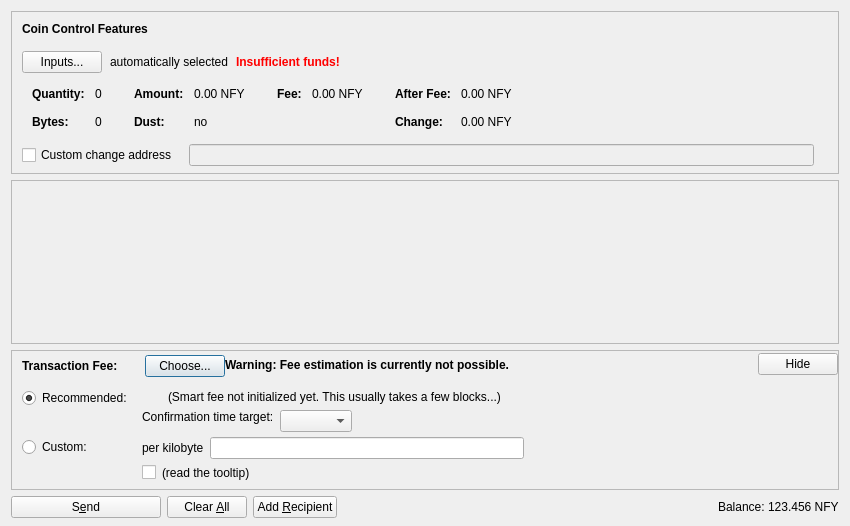
<?xml version="1.0" encoding="UTF-8"?>
<ui version="4.0">
 <class>SendCoinsDialog</class>
 <widget class="QDialog" name="SendCoinsDialog">
  <property name="geometry">
   <rect>
    <x>0</x>
    <y>0</y>
    <width>850</width>
    <height>526</height>
   </rect>
  </property>
  <property name="windowTitle">
   <string>Send Coins</string>
  </property>
  <layout class="QVBoxLayout" name="verticalLayout" stretch="0,1,0,0">
   <property name="bottomMargin">
    <number>8</number>
   </property>
   <item>
    <widget class="QFrame" name="frameCoinControl">
     <property name="sizePolicy">
      <sizepolicy hsizetype="Expanding" vsizetype="Expanding">
       <horstretch>0</horstretch>
       <verstretch>0</verstretch>
      </sizepolicy>
     </property>
     <property name="maximumSize">
      <size>
       <width>16777215</width>
       <height>16777215</height>
      </size>
     </property>
     <property name="frameShape">
      <enum>QFrame::StyledPanel</enum>
     </property>
     <property name="frameShadow">
      <enum>QFrame::Sunken</enum>
     </property>
     <layout class="QVBoxLayout" name="verticalLayoutCoinControl2">
      <property name="spacing">
       <number>0</number>
      </property>
      <property name="leftMargin">
       <number>0</number>
      </property>
      <property name="topMargin">
       <number>0</number>
      </property>
      <property name="rightMargin">
       <number>0</number>
      </property>
      <property name="bottomMargin">
       <number>6</number>
      </property>
      <item>
       <layout class="QVBoxLayout" name="verticalLayoutCoinControl" stretch="0,0,0,0,1">
        <property name="spacing">
         <number>0</number>
        </property>
        <property name="leftMargin">
         <number>10</number>
        </property>
        <property name="topMargin">
         <number>10</number>
        </property>
        <item>
         <layout class="QHBoxLayout" name="horizontalLayoutCoinControl1">
          <property name="bottomMargin">
           <number>15</number>
          </property>
          <item>
           <widget class="QLabel" name="labelCoinControlFeatures">
            <property name="sizePolicy">
             <sizepolicy hsizetype="Preferred" vsizetype="Maximum">
              <horstretch>0</horstretch>
              <verstretch>0</verstretch>
             </sizepolicy>
            </property>
            <property name="font">
             <font>
              <weight>75</weight>
              <bold>true</bold>
             </font>
            </property>
            <property name="styleSheet">
             <string notr="true">font-weight:bold;</string>
            </property>
            <property name="text">
             <string>Coin Control Features</string>
            </property>
           </widget>
          </item>
         </layout>
        </item>
        <item>
         <layout class="QHBoxLayout" name="horizontalLayoutCoinControl2" stretch="0,0,0,0">
          <property name="spacing">
           <number>8</number>
          </property>
          <property name="bottomMargin">
           <number>10</number>
          </property>
          <item>
           <widget class="QPushButton" name="pushButtonCoinControl">
            <property name="styleSheet">
             <string notr="true"/>
            </property>
            <property name="text">
             <string>Inputs...</string>
            </property>
            <property name="autoDefault">
             <bool>false</bool>
            </property>
           </widget>
          </item>
          <item>
           <widget class="QLabel" name="labelCoinControlAutomaticallySelected">
            <property name="text">
             <string>automatically selected</string>
            </property>
            <property name="margin">
             <number>5</number>
            </property>
           </widget>
          </item>
          <item>
           <widget class="QLabel" name="labelCoinControlInsuffFunds">
            <property name="font">
             <font>
              <weight>75</weight>
              <bold>true</bold>
             </font>
            </property>
            <property name="styleSheet">
             <string notr="true">color:red;font-weight:bold;</string>
            </property>
            <property name="text">
             <string>Insufficient funds!</string>
            </property>
            <property name="margin">
             <number>5</number>
            </property>
           </widget>
          </item>
          <item>
           <spacer name="horizontalSpacerCoinControl">
            <property name="orientation">
             <enum>Qt::Horizontal</enum>
            </property>
            <property name="sizeHint" stdset="0">
             <size>
              <width>40</width>
              <height>1</height>
             </size>
            </property>
           </spacer>
          </item>
         </layout>
        </item>
        <item>
         <widget class="QWidget" name="widgetCoinControl" native="true">
          <property name="sizePolicy">
           <sizepolicy hsizetype="Preferred" vsizetype="Preferred">
            <horstretch>0</horstretch>
            <verstretch>0</verstretch>
           </sizepolicy>
          </property>
          <property name="minimumSize">
           <size>
            <width>0</width>
            <height>0</height>
           </size>
          </property>
          <property name="styleSheet">
           <string notr="true"/>
          </property>
          <layout class="QHBoxLayout" name="horizontalLayoutCoinControl5">
           <property name="leftMargin">
            <number>0</number>
           </property>
           <property name="topMargin">
            <number>0</number>
           </property>
           <property name="rightMargin">
            <number>0</number>
           </property>
           <property name="bottomMargin">
            <number>0</number>
           </property>
           <item>
            <layout class="QHBoxLayout" name="horizontalLayoutCoinControl3" stretch="0,0,0,1">
             <property name="spacing">
              <number>20</number>
             </property>
             <property name="topMargin">
              <number>0</number>
             </property>
             <property name="bottomMargin">
              <number>10</number>
             </property>
             <item>
              <layout class="QFormLayout" name="formLayoutCoinControl1">
               <property name="horizontalSpacing">
                <number>10</number>
               </property>
               <property name="verticalSpacing">
                <number>14</number>
               </property>
               <property name="leftMargin">
                <number>10</number>
               </property>
               <property name="topMargin">
                <number>4</number>
               </property>
               <property name="rightMargin">
                <number>6</number>
               </property>
               <item row="0" column="0">
                <widget class="QLabel" name="labelCoinControlQuantityText">
                 <property name="font">
                  <font>
                   <weight>75</weight>
                   <bold>true</bold>
                  </font>
                 </property>
                 <property name="text">
                  <string>Quantity:</string>
                 </property>
                 <property name="margin">
                  <number>0</number>
                 </property>
                </widget>
               </item>
               <item row="0" column="1">
                <widget class="QLabel" name="labelCoinControlQuantity">
                 <property name="cursor">
                  <cursorShape>IBeamCursor</cursorShape>
                 </property>
                 <property name="contextMenuPolicy">
                  <enum>Qt::ActionsContextMenu</enum>
                 </property>
                 <property name="text">
                  <string notr="true">0</string>
                 </property>
                 <property name="margin">
                  <number>0</number>
                 </property>
                 <property name="textInteractionFlags">
                  <set>Qt::LinksAccessibleByMouse|Qt::TextSelectableByKeyboard|Qt::TextSelectableByMouse</set>
                 </property>
                </widget>
               </item>
               <item row="1" column="0">
                <widget class="QLabel" name="labelCoinControlBytesText">
                 <property name="font">
                  <font>
                   <weight>75</weight>
                   <bold>true</bold>
                  </font>
                 </property>
                 <property name="text">
                  <string>Bytes:</string>
                 </property>
                </widget>
               </item>
               <item row="1" column="1">
                <widget class="QLabel" name="labelCoinControlBytes">
                 <property name="cursor">
                  <cursorShape>IBeamCursor</cursorShape>
                 </property>
                 <property name="contextMenuPolicy">
                  <enum>Qt::ActionsContextMenu</enum>
                 </property>
                 <property name="text">
                  <string notr="true">0</string>
                 </property>
                 <property name="textInteractionFlags">
                  <set>Qt::LinksAccessibleByMouse|Qt::TextSelectableByKeyboard|Qt::TextSelectableByMouse</set>
                 </property>
                </widget>
               </item>
              </layout>
             </item>
             <item>
              <layout class="QFormLayout" name="formLayoutCoinControl2">
               <property name="horizontalSpacing">
                <number>10</number>
               </property>
               <property name="verticalSpacing">
                <number>14</number>
               </property>
               <property name="leftMargin">
                <number>6</number>
               </property>
               <property name="topMargin">
                <number>4</number>
               </property>
               <property name="rightMargin">
                <number>6</number>
               </property>
               <item row="0" column="0">
                <widget class="QLabel" name="labelCoinControlAmountText">
                 <property name="font">
                  <font>
                   <weight>75</weight>
                   <bold>true</bold>
                  </font>
                 </property>
                 <property name="text">
                  <string>Amount:</string>
                 </property>
                 <property name="margin">
                  <number>0</number>
                 </property>
                </widget>
               </item>
               <item row="0" column="1">
                <widget class="QLabel" name="labelCoinControlAmount">
                 <property name="cursor">
                  <cursorShape>IBeamCursor</cursorShape>
                 </property>
                 <property name="contextMenuPolicy">
                  <enum>Qt::ActionsContextMenu</enum>
                 </property>
                 <property name="text">
                  <string notr="true">0.00 NFY</string>
                 </property>
                 <property name="textInteractionFlags">
                  <set>Qt::LinksAccessibleByMouse|Qt::TextSelectableByKeyboard|Qt::TextSelectableByMouse</set>
                 </property>
                </widget>
               </item>
               <item row="1" column="0">
                <widget class="QLabel" name="labelCoinControlLowOutputText">
                 <property name="font">
                  <font>
                   <weight>75</weight>
                   <bold>true</bold>
                  </font>
                 </property>
                 <property name="text">
                  <string>Dust:</string>
                 </property>
                </widget>
               </item>
               <item row="1" column="1">
                <widget class="QLabel" name="labelCoinControlLowOutput">
                 <property name="cursor">
                  <cursorShape>IBeamCursor</cursorShape>
                 </property>
                 <property name="contextMenuPolicy">
                  <enum>Qt::ActionsContextMenu</enum>
                 </property>
                 <property name="text">
                  <string notr="true">no</string>
                 </property>
                 <property name="textInteractionFlags">
                  <set>Qt::LinksAccessibleByMouse|Qt::TextSelectableByKeyboard|Qt::TextSelectableByMouse</set>
                 </property>
                </widget>
               </item>
              </layout>
             </item>
             <item>
              <layout class="QFormLayout" name="formLayoutCoinControl3">
               <property name="horizontalSpacing">
                <number>10</number>
               </property>
               <property name="verticalSpacing">
                <number>14</number>
               </property>
               <property name="leftMargin">
                <number>6</number>
               </property>
               <property name="topMargin">
                <number>4</number>
               </property>
               <property name="rightMargin">
                <number>6</number>
               </property>
               <item row="0" column="0">
                <widget class="QLabel" name="labelCoinControlFeeText">
                 <property name="font">
                  <font>
                   <weight>75</weight>
                   <bold>true</bold>
                  </font>
                 </property>
                 <property name="text">
                  <string>Fee:</string>
                 </property>
                 <property name="margin">
                  <number>0</number>
                 </property>
                </widget>
               </item>
               <item row="0" column="1">
                <widget class="QLabel" name="labelCoinControlFee">
                 <property name="cursor">
                  <cursorShape>IBeamCursor</cursorShape>
                 </property>
                 <property name="contextMenuPolicy">
                  <enum>Qt::ActionsContextMenu</enum>
                 </property>
                 <property name="text">
                  <string notr="true">0.00 NFY</string>
                 </property>
                 <property name="textInteractionFlags">
                  <set>Qt::LinksAccessibleByMouse|Qt::TextSelectableByKeyboard|Qt::TextSelectableByMouse</set>
                 </property>
                </widget>
               </item>
              </layout>
             </item>
             <item>
              <layout class="QFormLayout" name="formLayoutCoinControl4">
               <property name="horizontalSpacing">
                <number>10</number>
               </property>
               <property name="verticalSpacing">
                <number>14</number>
               </property>
               <property name="leftMargin">
                <number>6</number>
               </property>
               <property name="topMargin">
                <number>4</number>
               </property>
               <property name="rightMargin">
                <number>6</number>
               </property>
               <item row="0" column="0">
                <widget class="QLabel" name="labelCoinControlAfterFeeText">
                 <property name="font">
                  <font>
                   <weight>75</weight>
                   <bold>true</bold>
                  </font>
                 </property>
                 <property name="text">
                  <string>After Fee:</string>
                 </property>
                 <property name="margin">
                  <number>0</number>
                 </property>
                </widget>
               </item>
               <item row="0" column="1">
                <widget class="QLabel" name="labelCoinControlAfterFee">
                 <property name="cursor">
                  <cursorShape>IBeamCursor</cursorShape>
                 </property>
                 <property name="contextMenuPolicy">
                  <enum>Qt::ActionsContextMenu</enum>
                 </property>
                 <property name="text">
                  <string notr="true">0.00 NFY</string>
                 </property>
                 <property name="textInteractionFlags">
                  <set>Qt::LinksAccessibleByMouse|Qt::TextSelectableByKeyboard|Qt::TextSelectableByMouse</set>
                 </property>
                </widget>
               </item>
               <item row="1" column="0">
                <widget class="QLabel" name="labelCoinControlChangeText">
                 <property name="font">
                  <font>
                   <weight>75</weight>
                   <bold>true</bold>
                  </font>
                 </property>
                 <property name="text">
                  <string>Change:</string>
                 </property>
                </widget>
               </item>
               <item row="1" column="1">
                <widget class="QLabel" name="labelCoinControlChange">
                 <property name="cursor">
                  <cursorShape>IBeamCursor</cursorShape>
                 </property>
                 <property name="contextMenuPolicy">
                  <enum>Qt::ActionsContextMenu</enum>
                 </property>
                 <property name="text">
                  <string notr="true">0.00 NFY</string>
                 </property>
                 <property name="textInteractionFlags">
                  <set>Qt::LinksAccessibleByMouse|Qt::TextSelectableByKeyboard|Qt::TextSelectableByMouse</set>
                 </property>
                </widget>
               </item>
              </layout>
             </item>
            </layout>
           </item>
          </layout>
         </widget>
        </item>
        <item>
         <layout class="QHBoxLayout" name="horizontalLayoutCoinControl4" stretch="0,0,0">
          <property name="spacing">
           <number>12</number>
          </property>
          <property name="sizeConstraint">
           <enum>QLayout::SetDefaultConstraint</enum>
          </property>
          <property name="topMargin">
           <number>5</number>
          </property>
          <property name="rightMargin">
           <number>5</number>
          </property>
          <item>
           <widget class="QCheckBox" name="checkBoxCoinControlChange">
            <property name="toolTip">
             <string>If this is activated, but the change address is empty or invalid, change will be sent to a newly generated address.</string>
            </property>
            <property name="text">
             <string>Custom change address</string>
            </property>
           </widget>
          </item>
          <item>
           <widget class="QValidatedLineEdit" name="lineEditCoinControlChange">
            <property name="enabled">
             <bool>false</bool>
            </property>
            <property name="sizePolicy">
             <sizepolicy hsizetype="Expanding" vsizetype="Fixed">
              <horstretch>0</horstretch>
              <verstretch>0</verstretch>
             </sizepolicy>
            </property>
           </widget>
          </item>
          <item>
           <widget class="QLabel" name="labelCoinControlChangeLabel">
            <property name="sizePolicy">
             <sizepolicy hsizetype="Preferred" vsizetype="Expanding">
              <horstretch>0</horstretch>
              <verstretch>0</verstretch>
             </sizepolicy>
            </property>
            <property name="minimumSize">
             <size>
              <width>0</width>
              <height>0</height>
             </size>
            </property>
            <property name="text">
             <string/>
            </property>
            <property name="margin">
             <number>3</number>
            </property>
           </widget>
          </item>
         </layout>
        </item>
        <item>
         <spacer name="verticalSpacerCoinControl">
          <property name="orientation">
           <enum>Qt::Vertical</enum>
          </property>
          <property name="sizeHint" stdset="0">
           <size>
            <width>800</width>
            <height>1</height>
           </size>
          </property>
         </spacer>
        </item>
       </layout>
      </item>
     </layout>
    </widget>
   </item>
   <item>
    <widget class="QScrollArea" name="scrollArea">
     <property name="widgetResizable">
      <bool>true</bool>
     </property>
     <widget class="QWidget" name="scrollAreaWidgetContents">
      <property name="geometry">
       <rect>
        <x>0</x>
        <y>0</y>
        <width>830</width>
        <height>104</height>
       </rect>
      </property>
      <layout class="QVBoxLayout" name="verticalLayout_2" stretch="0,1">
       <property name="leftMargin">
        <number>0</number>
       </property>
       <property name="topMargin">
        <number>0</number>
       </property>
       <property name="rightMargin">
        <number>0</number>
       </property>
       <property name="bottomMargin">
        <number>0</number>
       </property>
       <item>
        <layout class="QVBoxLayout" name="entries">
         <property name="spacing">
          <number>6</number>
         </property>
        </layout>
       </item>
       <item>
        <spacer name="verticalSpacer">
         <property name="orientation">
          <enum>Qt::Vertical</enum>
         </property>
         <property name="sizeHint" stdset="0">
          <size>
           <width>20</width>
           <height>40</height>
          </size>
         </property>
        </spacer>
       </item>
      </layout>
     </widget>
    </widget>
   </item>
   <item>
    <widget class="QFrame" name="frameFee">
     <property name="sizePolicy">
      <sizepolicy hsizetype="Expanding" vsizetype="Expanding">
       <horstretch>0</horstretch>
       <verstretch>0</verstretch>
      </sizepolicy>
     </property>
     <property name="maximumSize">
      <size>
       <width>16777215</width>
       <height>16777215</height>
      </size>
     </property>
     <property name="frameShape">
      <enum>QFrame::StyledPanel</enum>
     </property>
     <property name="frameShadow">
      <enum>QFrame::Sunken</enum>
     </property>
     <layout class="QVBoxLayout" name="verticalLayoutFee1">
      <property name="spacing">
       <number>0</number>
      </property>
      <property name="leftMargin">
       <number>0</number>
      </property>
      <property name="topMargin">
       <number>0</number>
      </property>
      <property name="rightMargin">
       <number>0</number>
      </property>
      <property name="bottomMargin">
       <number>0</number>
      </property>
      <item>
       <layout class="QVBoxLayout" name="verticalLayoutFee2" stretch="0,0,0">
        <property name="spacing">
         <number>0</number>
        </property>
        <property name="leftMargin">
         <number>10</number>
        </property>
        <property name="topMargin">
         <number>0</number>
        </property>
        <item>
         <layout class="QHBoxLayout" name="horizontalLayoutFee1">
          <property name="bottomMargin">
           <number>0</number>
          </property>
          <item>
           <layout class="QVBoxLayout" name="verticalLayoutFee7">
            <property name="spacing">
             <number>0</number>
            </property>
            <item>
             <spacer name="verticalSpacerSmartFee">
              <property name="orientation">
               <enum>Qt::Vertical</enum>
              </property>
              <property name="sizeType">
               <enum>QSizePolicy::Fixed</enum>
              </property>
              <property name="sizeHint" stdset="0">
               <size>
                <width>1</width>
                <height>4</height>
               </size>
              </property>
             </spacer>
            </item>
            <item>
             <layout class="QHBoxLayout" name="horizontalLayoutSmartFee">
              <property name="spacing">
               <number>10</number>
              </property>
              <item>
               <widget class="QLabel" name="labelFeeHeadline">
                <property name="sizePolicy">
                 <sizepolicy hsizetype="Preferred" vsizetype="Maximum">
                  <horstretch>0</horstretch>
                  <verstretch>0</verstretch>
                 </sizepolicy>
                </property>
                <property name="font">
                 <font>
                  <weight>75</weight>
                  <bold>true</bold>
                 </font>
                </property>
                <property name="styleSheet">
                 <string notr="true">font-weight:bold;</string>
                </property>
                <property name="text">
                 <string>Transaction Fee:</string>
                </property>
               </widget>
              </item>
              <item>
               <widget class="QLabel" name="labelFeeMinimized">
                <property name="text">
                 <string/>
                </property>
               </widget>
              </item>
              <item>
               <widget class="QPushButton" name="buttonChooseFee">
                <property name="text">
                 <string>Choose...</string>
                </property>
               </widget>
              </item>
             </layout>
            </item>
            <item>
             <spacer name="verticalSpacer_5">
              <property name="orientation">
               <enum>Qt::Vertical</enum>
              </property>
              <property name="sizeHint" stdset="0">
               <size>
                <width>1</width>
                <height>1</height>
               </size>
              </property>
             </spacer>
            </item>
           </layout>
          </item>
          <item>
           <widget class="QLabel" name="fallbackFeeWarningLabel">
            <property name="toolTip">
             <string>Using the fallbackfee can result in sending a transaction that will take several hours or days (or never) to confirm. Consider choosing your fee manually or wait until you have validated the complete chain.</string>
            </property>
            <property name="font">
            <font>
                <weight>75</weight>
                <bold>true</bold>
            </font>
            </property>
            <property name="text">
             <string>Warning: Fee estimation is currently not possible.</string>
            </property>
            <property name="wordWrap">
             <bool>false</bool>
            </property>
           </widget>
          </item>
          <item>
           <spacer name="horizontalSpacer_4">
            <property name="orientation">
             <enum>Qt::Horizontal</enum>
            </property>
            <property name="sizeType">
             <enum>QSizePolicy::MinimumExpanding</enum>
            </property>
            <property name="sizeHint" stdset="0">
             <size>
              <width>40</width>
              <height>20</height>
             </size>
            </property>
           </spacer>
          </item>
          <item>
           <widget class="QPushButton" name="buttonMinimizeFee">
            <property name="toolTip">
             <string>collapse fee-settings</string>
            </property>
            <property name="text">
             <string>Hide</string>
            </property>
           </widget>
          </item>
         </layout>
        </item>
        <item>
         <widget class="QFrame" name="frameFeeSelection">
          <layout class="QVBoxLayout" name="verticalLayoutFee12">
           <property name="spacing">
            <number>0</number>
           </property>
           <property name="leftMargin">
            <number>0</number>
           </property>
           <property name="topMargin">
            <number>0</number>
           </property>
           <property name="rightMargin">
            <number>0</number>
           </property>
           <property name="bottomMargin">
            <number>0</number>
           </property>
           <item>
            <layout class="QGridLayout" name="gridLayoutFee">
             <property name="topMargin">
              <number>10</number>
             </property>
             <property name="bottomMargin">
              <number>4</number>
             </property>
             <property name="horizontalSpacing">
              <number>10</number>
             </property>
             <property name="verticalSpacing">
              <number>4</number>
             </property>
             <item row="1" column="1">
              <layout class="QVBoxLayout" name="verticalLayoutFee8">
               <property name="spacing">
                <number>6</number>
               </property>
               <item>
                <layout class="QHBoxLayout" name="horizontalLayoutFee13">
                 <item>
                  <widget class="QLabel" name="labelCustomPerKilobyte">
                   <property name="toolTip">
                    <string>If the custom fee is set to 1000 satoshis and the transaction is only 250 bytes, then &quot;per kilobyte&quot; only pays 250 satoshis in fee, while &quot;total at least&quot; pays 1000 satoshis. For transactions bigger than a kilobyte both pay by kilobyte.</string>
                   </property>
                   <property name="text">
                    <string>per kilobyte</string>
                   </property>
                  </widget>
                 </item>
                 <item>
                  <widget class="BitcoinAmountField" name="customFee"/>
                 </item>
                 <item>
                  <spacer name="horizontalSpacer_6">
                   <property name="orientation">
                    <enum>Qt::Horizontal</enum>
                   </property>
                   <property name="sizeHint" stdset="0">
                    <size>
                     <width>1</width>
                     <height>1</height>
                    </size>
                   </property>
                  </spacer>
                 </item>
                </layout>
               </item>
               <item>
                <layout class="QHBoxLayout" name="horizontalLayoutFee8">
                 <item>
                  <widget class="QCheckBox" name="checkBoxMinimumFee">
                   <property name="toolTip">
                    <string>Paying only the minimum fee is just fine as long as there is less transaction volume than space in the blocks. But be aware that this can end up in a never confirming transaction once there is more demand for niftycoin transactions than the network can process.</string>
                   </property>
                   <property name="text">
                    <string/>
                   </property>
                  </widget>
                 </item>
                 <item>
                  <widget class="QLabel" name="labelMinFeeWarning">
                   <property name="enabled">
                    <bool>true</bool>
                   </property>
                   <property name="toolTip">
                    <string>Paying only the minimum fee is just fine as long as there is less transaction volume than space in the blocks. But be aware that this can end up in a never confirming transaction once there is more demand for niftycoin transactions than the network can process.</string>
                   </property>
                   <property name="text">
                    <string>(read the tooltip)</string>
                   </property>
                   <property name="margin">
                    <number>5</number>
                   </property>
                  </widget>
                 </item>
                 <item>
                  <spacer name="horizontalSpacer_2">
                   <property name="orientation">
                    <enum>Qt::Horizontal</enum>
                   </property>
                   <property name="sizeHint" stdset="0">
                    <size>
                     <width>1</width>
                     <height>1</height>
                    </size>
                   </property>
                  </spacer>
                 </item>
                </layout>
               </item>
              </layout>
             </item>
             <item row="0" column="0">
              <layout class="QVBoxLayout" name="verticalLayoutFee4" stretch="0,1">
               <item>
                <widget class="QRadioButton" name="radioSmartFee">
                 <property name="text">
                  <string>Recommended:</string>
                 </property>
                 <property name="checked">
                  <bool>true</bool>
                 </property>
                 <attribute name="buttonGroup">
                  <string notr="true">groupFee</string>
                 </attribute>
                </widget>
               </item>
               <item>
                <spacer name="verticalSpacer_2">
                 <property name="orientation">
                  <enum>Qt::Vertical</enum>
                 </property>
                 <property name="sizeHint" stdset="0">
                  <size>
                   <width>1</width>
                   <height>1</height>
                  </size>
                 </property>
                </spacer>
               </item>
              </layout>
             </item>
             <item row="1" column="0">
              <layout class="QVBoxLayout" name="verticalLayoutFee9" stretch="0,1">
               <item>
                <widget class="QRadioButton" name="radioCustomFee">
                 <property name="text">
                  <string>Custom:</string>
                 </property>
                 <attribute name="buttonGroup">
                  <string notr="true">groupFee</string>
                 </attribute>
                </widget>
               </item>
               <item>
                <spacer name="verticalSpacer_6">
                 <property name="orientation">
                  <enum>Qt::Vertical</enum>
                 </property>
                 <property name="sizeHint" stdset="0">
                  <size>
                   <width>1</width>
                   <height>1</height>
                  </size>
                 </property>
                </spacer>
               </item>
              </layout>
             </item>
             <item row="0" column="1">
              <layout class="QVBoxLayout" name="verticalLayoutFee3" stretch="0,0,1">
               <property name="spacing">
                <number>6</number>
               </property>
               <property name="topMargin">
                <number>2</number>
               </property>
               <item>
                <layout class="QHBoxLayout" name="horizontalLayoutFee12">
                 <item>
                  <widget class="QLabel" name="labelSmartFee">
                   <property name="text">
                    <string/>
                   </property>
                   <property name="margin">
                    <number>2</number>
                   </property>
                  </widget>
                 </item>
                 <item>
                  <widget class="QLabel" name="labelFeeEstimation">
                   <property name="text">
                    <string/>
                   </property>
                  </widget>
                 </item>
                 <item>
                  <widget class="QLabel" name="labelSmartFee2">
                   <property name="text">
                    <string>(Smart fee not initialized yet. This usually takes a few blocks...)</string>
                   </property>
                   <property name="margin">
                    <number>2</number>
                   </property>
                  </widget>
                 </item>
                 <item>
                  <spacer name="horizontalSpacer_5">
                   <property name="orientation">
                    <enum>Qt::Horizontal</enum>
                   </property>
                   <property name="sizeHint" stdset="0">
                    <size>
                     <width>1</width>
                     <height>1</height>
                    </size>
                   </property>
                  </spacer>
                 </item>
                </layout>
               </item>
               <item>
                <layout class="QHBoxLayout" name="horizontalLayoutFee9">
                 <item>
                  <layout class="QVBoxLayout" name="verticalLayoutFee6">
                   <item>
                    <widget class="QLabel" name="labelSmartFee3">
                     <property name="text">
                      <string>Confirmation time target:</string>
                     </property>
                     <property name="margin">
                      <number>2</number>
                     </property>
                    </widget>
                   </item>
                   <item>
                    <spacer name="verticalSpacer_3">
                     <property name="orientation">
                      <enum>Qt::Vertical</enum>
                     </property>
                     <property name="sizeHint" stdset="0">
                      <size>
                       <width>1</width>
                       <height>1</height>
                      </size>
                     </property>
                    </spacer>
                   </item>
                  </layout>
                 </item>
                 <item>
                  <layout class="QVBoxLayout" name="verticalLayoutFee5">
                   <property name="rightMargin">
                    <number>30</number>
                   </property>
                   <item>
                    <layout class="QHBoxLayout" name="horizontalLayoutConfTarget">
                     <property name="bottomMargin">
                      <number>0</number>
                     </property>
                     <item>
                      <widget class="QComboBox" name="confTargetSelector"/>
                     </item>
                     <item>
                      <spacer name="horizontalSpacerConfTarget">
                       <property name="orientation">
                        <enum>Qt::Horizontal</enum>
                       </property>
                       <property name="sizeHint" stdset="0">
                        <size>
                         <width>40</width>
                         <height>20</height>
                        </size>
                       </property>
                      </spacer>
                     </item>
                    </layout>
                   </item>
                  </layout>
                 </item>
                </layout>
               </item>
               <item>
                <spacer name="verticalSpacer_4">
                 <property name="orientation">
                  <enum>Qt::Vertical</enum>
                 </property>
                 <property name="sizeHint" stdset="0">
                  <size>
                   <width>1</width>
                   <height>1</height>
                  </size>
                 </property>
                </spacer>
               </item>
              </layout>
             </item>
            </layout>
           </item>
          </layout>
         </widget>
        </item>
        <item>
         <spacer name="verticalSpacerFee">
          <property name="orientation">
           <enum>Qt::Vertical</enum>
          </property>
          <property name="sizeHint" stdset="0">
           <size>
            <width>40</width>
            <height>5</height>
           </size>
          </property>
         </spacer>
        </item>
       </layout>
      </item>
     </layout>
    </widget>
   </item>
   <item>
    <layout class="QHBoxLayout" name="horizontalLayout">
     <item>
      <widget class="QPushButton" name="sendButton">
       <property name="minimumSize">
        <size>
         <width>150</width>
         <height>0</height>
        </size>
       </property>
       <property name="toolTip">
        <string>Confirm the send action</string>
       </property>
       <property name="text">
        <string>S&amp;end</string>
       </property>
       <property name="icon">
        <iconset resource="../bitcoin.qrc">
         <normaloff>:/icons/send</normaloff>:/icons/send</iconset>
       </property>
       <property name="autoDefault">
        <bool>false</bool>
       </property>
       <property name="default">
        <bool>false</bool>
       </property>
      </widget>
     </item>
     <item>
      <widget class="QPushButton" name="clearButton">
       <property name="sizePolicy">
        <sizepolicy hsizetype="Minimum" vsizetype="Fixed">
         <horstretch>0</horstretch>
         <verstretch>0</verstretch>
        </sizepolicy>
       </property>
       <property name="toolTip">
        <string>Clear all fields of the form.</string>
       </property>
       <property name="text">
        <string>Clear &amp;All</string>
       </property>
       <property name="icon">
        <iconset resource="../bitcoin.qrc">
         <normaloff>:/icons/remove</normaloff>:/icons/remove</iconset>
       </property>
       <property name="autoDefault">
        <bool>false</bool>
       </property>
      </widget>
     </item>
     <item>
      <widget class="QPushButton" name="addButton">
       <property name="toolTip">
        <string>Send to multiple recipients at once</string>
       </property>
       <property name="text">
        <string>Add &amp;Recipient</string>
       </property>
       <property name="icon">
        <iconset resource="../bitcoin.qrc">
         <normaloff>:/icons/add</normaloff>:/icons/add</iconset>
       </property>
       <property name="autoDefault">
        <bool>false</bool>
       </property>
      </widget>
     </item>
     <item>
      <spacer name="horizontalSpacer">
       <property name="orientation">
        <enum>Qt::Horizontal</enum>
       </property>
       <property name="sizeHint" stdset="0">
        <size>
         <width>40</width>
         <height>20</height>
        </size>
       </property>
      </spacer>
     </item>
     <item>
      <layout class="QHBoxLayout" name="horizontalLayout_2">
       <property name="spacing">
        <number>3</number>
       </property>
       <item>
        <widget class="QLabel" name="label">
         <property name="sizePolicy">
          <sizepolicy hsizetype="Preferred" vsizetype="Fixed">
           <horstretch>0</horstretch>
           <verstretch>0</verstretch>
          </sizepolicy>
         </property>
         <property name="text">
          <string>Balance:</string>
         </property>
        </widget>
       </item>
       <item>
        <widget class="QLabel" name="labelBalance">
         <property name="sizePolicy">
          <sizepolicy hsizetype="Preferred" vsizetype="Fixed">
           <horstretch>0</horstretch>
           <verstretch>0</verstretch>
          </sizepolicy>
         </property>
         <property name="cursor">
          <cursorShape>IBeamCursor</cursorShape>
         </property>
         <property name="text">
          <string notr="true">123.456 NFY</string>
         </property>
         <property name="textInteractionFlags">
          <set>Qt::LinksAccessibleByMouse|Qt::TextSelectableByKeyboard|Qt::TextSelectableByMouse</set>
         </property>
        </widget>
       </item>
      </layout>
     </item>
    </layout>
   </item>
  </layout>
 </widget>
 <customwidgets>
  <customwidget>
   <class>QValidatedLineEdit</class>
   <extends>QLineEdit</extends>
   <header>qvalidatedlineedit.h</header>
  </customwidget>
  <customwidget>
   <class>BitcoinAmountField</class>
   <extends>QLineEdit</extends>
   <header>bitcoinamountfield.h</header>
   <container>1</container>
  </customwidget>
 </customwidgets>
 <resources>
  <include location="../bitcoin.qrc"/>
 </resources>
 <connections/>
 <buttongroups>
  <buttongroup name="groupFee"/>
 </buttongroups>
</ui>
